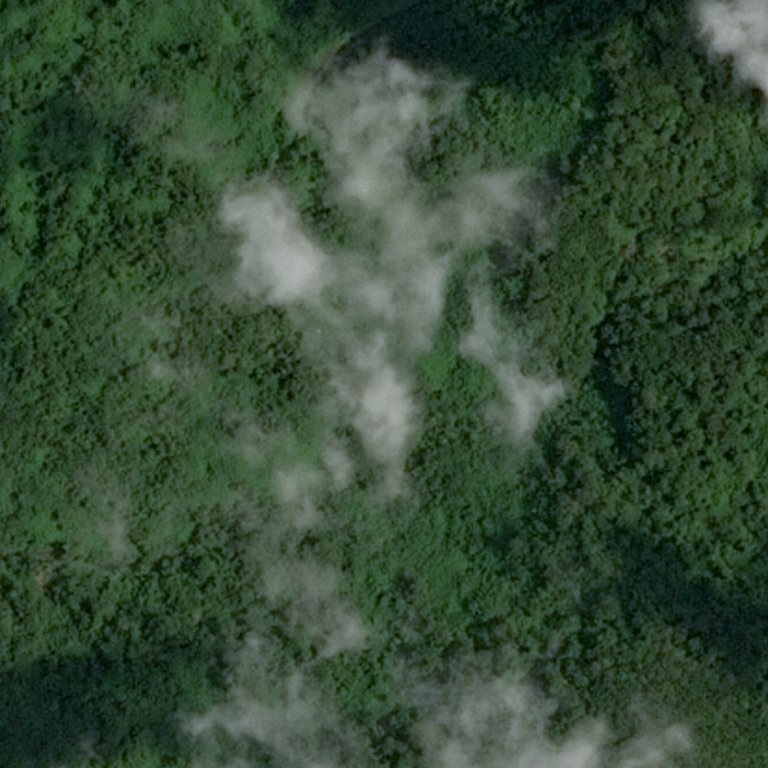
#> input picture ДЗ3/images/test_image_0.jpg, 768 x 768 px, found by its file name; its folder holds 4 pictures in this run
$ python 1_1.py
#> lines starting #> are read from the running program, lines starting #| are printed output that depends on the picture
import numpy as np
import matplotlib.pyplot as plt
import cv2

for i in range(0, 17):
    image = cv2.imread(f'./ДЗ3/images/test_image_{i}.jpg')
#> image is the input picture: shape (768, 768, 3); mean B, G, R 54, 75.5, 54
    image = cv2.cvtColor(image.copy(), cv2.COLOR_BGR2HSV)
#> image: shape (768, 768, 3); mean H, S, V 61, 95.5, 75.5
    #0 - blue, 1 - green, 2 - red
    result1 = cv2.calcHist([image], [0, 1, 2], None, [180, 256, 256], [25, 65, 120, 255, 100, 255])
    result2 = cv2.calcHist([image], [0, 1], None, [180, 256], [80, 140, 50, 255])
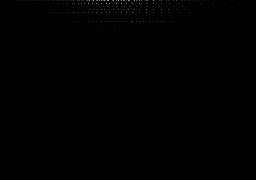
#> result2: shape (180, 256) float32; min 0, max 172, mean 0.3
    if(np.sum(result1)<np.sum(result2)):
        print(f'{i} - лес')
    else:
        print(f'{i} - пустыня')
#> pass 2 of the loop `for i in range(0, 17):`:
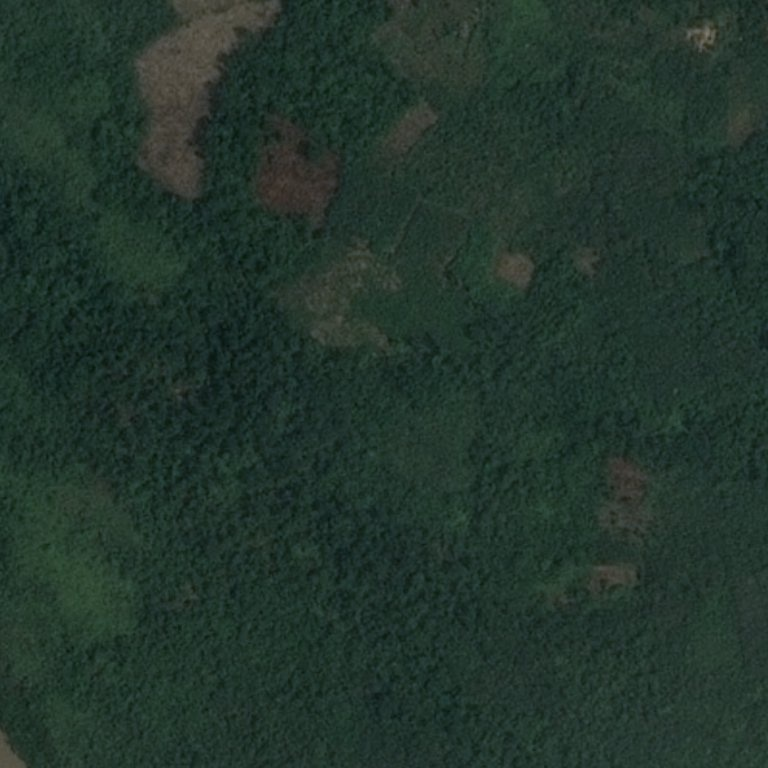
#> input picture ДЗ3/images/test_image_1.jpg, 768 x 768 px, found by its file name
#> image is the input picture: shape (768, 768, 3); mean B, G, R 44.2, 53.4, 34.6
#> image: shape (768, 768, 3); mean H, S, V 74.1, 94, 53.5
#> `result2 = cv2.calcHist([image], [0, 1], None, [180, 256], [80, 140, 50..`:
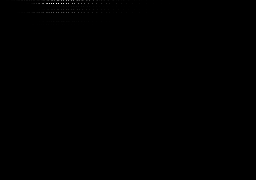
#> result2: shape (180, 256) float32; min 0, max 3451, mean 2.7; drawn with min black and max white
#> (the run stopped early here; a loop or call above may not have finished)
